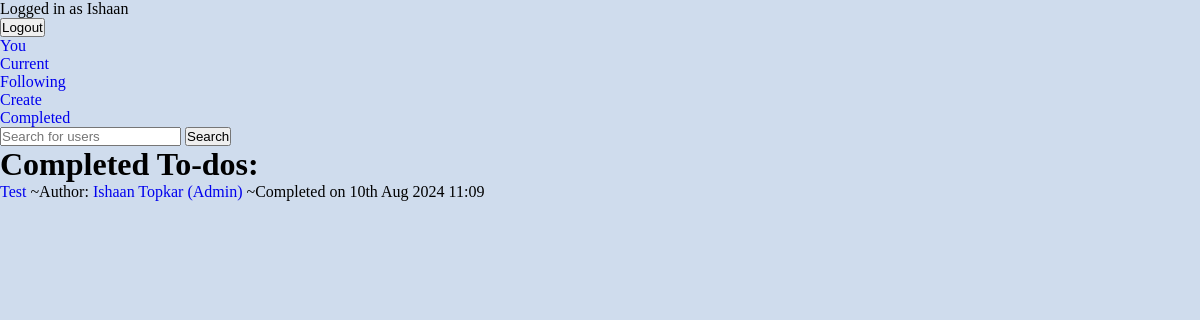
Page /todos/completed/ (signed in) on the earlier database version.
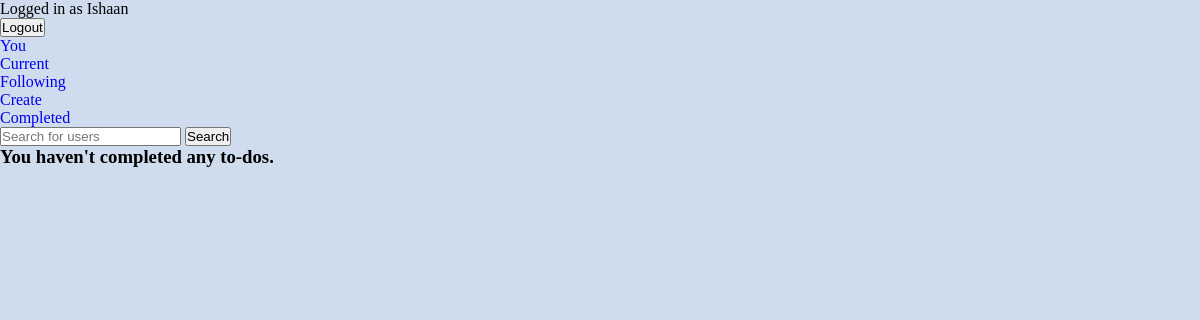
Same page on the later database version.
### crispApp/models.py (models this page shows, shortened)
class Submission(models.Model):
    todo = models.ForeignKey(Todo, on_delete=models.CASCADE)
    submitter = models.ForeignKey(UserProfile, on_delete=models.CASCADE)
    date_submitted = models.DateTimeField(null=True, blank=True)

class Todo(models.Model):
    title = models.CharField(max_length=100)
    memo = models.TextField(blank=True)
    visibility_choices = [
        ('Private', 'Personal - Only visible to you'),
        ('Exclusive', 'Exclusive - Send to selective followers'),
        ('Public', 'Public - Send to your followers'),
    ]
    visibility = models.CharField(max_length=9, choices=visibility_choices, default='Private')
    created = models.DateTimeField(auto_now_add=True)
    important = models.BooleanField(default=False)
    author = models.ForeignKey(UserProfile, on_delete=models.CASCADE, related_name='author')
    submitters = models.ManyToManyField(UserProfile, through='Submission')
    send_to = models.ManyToManyField(UserProfile, related_name='send_to')

### userProfile/models.py (models this page shows, shortened)
class UserProfile(models.Model):
    user = models.OneToOneField(User, on_delete=models.CASCADE)
    name = models.TextField(blank=True, null=True)
    pfp_url = models.URLField(blank=True, null=True)  # Store the profile picture URL
    instructing = models.ManyToManyField('self', related_name='instructingprofiles', symmetrical=False)
    following = models.ManyToManyField('self', related_name='followerprofiles', symmetrical=False)

### crispApp/views.py (the view)
# urls.py: path('todos/completed/', views.completedtodos, name="completedtodos"),
@login_required #Profile needed
def completedtodos(request):
    try:
        profile = UserProfile.objects.get(user=request.user)
    except ObjectDoesNotExist:
        return redirect ('userProfile:createprofile')
    submissions = Submission.objects.filter(submitter=profile).order_by('-date_submitted')
    context={'submissions':submissions}
    return render (request, 'todoApp/completedtodos.html', context)

### crispApp/templates/todoApp/completedtodos.html (shortened to what this page needs)
{% extends 'todoApp/base.html' %}
     {% block content %}
     {% if submissions %}
     <h1>Completed To-dos:</h1>
     <ul>
          {% for submission in submissions %}
          <li>
                    <a href="{% url 'viewtodo' submission.todo.id %}">
                    {{ submission.todo.title }}
                    </a>
                    ~Author: <a href="{% url 'userProfile:viewprofile' submission.todo.author.id %}">{{ submission.todo.author.name }}</a>
                    ~Completed on {{ submission.date_submitted|date:'dS M Y H:i' }}
          </li>
          {% endfor %}
     </ul>
     {% else %}
     <h3>You haven't completed any to-dos.</h3>
     {% endif %}
     {% endblock %}

### crispApp/templates/todoApp/base.html (shortened to what this page needs)
<!doctype html>
<html lang="en">
{% load static %}
<head>
     <link rel="stylesheet" href="{% static 'crispApp/styling.css' %}">
     <link href="https://cdn.jsdelivr.net/npm/remixicon@4.3.0/fonts/remixicon.css" rel="stylesheet"/>
</head>
<body>
     {% if user.is_authenticated %}
     Logged in as {{ user.first_name }}
     <form method="POST" action="{% url 'logoutuser' %}">
     <button type="SUBMIT">Logout</button>
     </form>
     <a href="{% url 'userProfile:viewself' %}">You</a><br>
     <a href="{% url 'currenttodos' %}">Current</a><br>
     <a href="{% url 'publictodos' 'following' %}">Following</a><br>
     <a href="{% url 'createtodos' %}">Create</a><br>
     <a href="{% url 'completedtodos' %}">Completed</a><br>
     <form method="GET" action="{% url 'userProfile:searchprofile' %}">
          <input type="search" placeholder="Search for users" name="userinput">
          <button type="submit">Search</button>
     </form>
     {% endif %}
     {% block content %}{% endblock %}
</body>
</html>

### crispApp/static/crispApp/styling.css (style rules this page uses)
a { text-decoration: none; }
* { margin: 0; padding: 0; }
html { scroll-behavior: smooth; }
body { background-color:#cfdced; }

Differences in the rows shown:
removed Submission: todo "Test", todo.author.name "Ishaan Topkar (Admin)", date_submitted "10th Aug 2024 11:09"
Other differences:
text no longer shown: "Completed To-dos:"
text now shown: "You haven't completed any to-dos."
